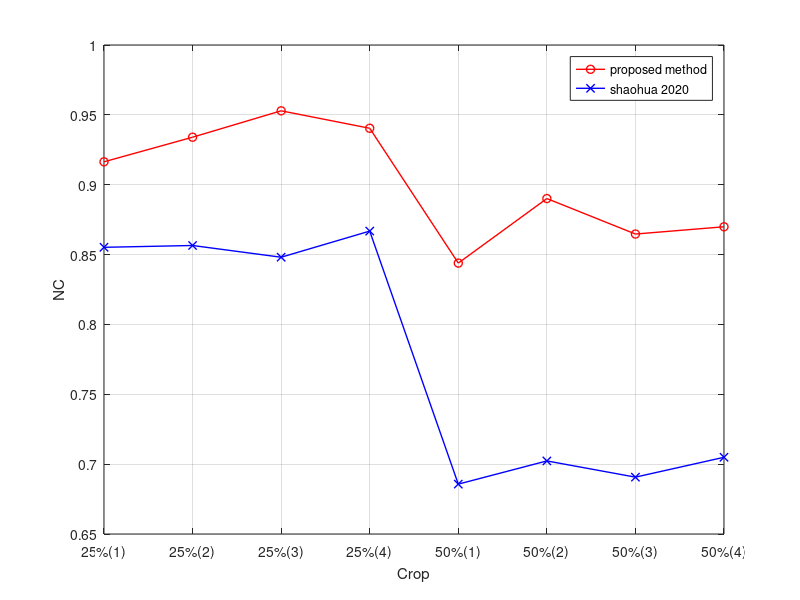

MATLAB code to generate this figure:
% -------------------------------------------%
figure(4);
a = [1,2,3,4,5,6,7,8]
pm = [0.9164,0.9340,0.9529,0.9404,0.8439,0.8901,0.8647,0.8699];
m = [0.8552,0.8565,0.8481,0.8668,0.6857,0.7023,0.6907,0.7049];
plot(a,pm,'r- o','LineWidth',1);
hold on;
plot(a,m,'b- x','LineWidth',1);
xlabel('Crop');
ylabel('NC');
legend('proposed method','shaohua 2020','Location','Best');
s = {'25%(1)','25%(2)','25%(3)','25%(4)','50%(1)','50%(2)','50%(3)','50%(4)'}
grid on;
set(gca,'xtick',a);
set(gca,'xticklabel',s);
